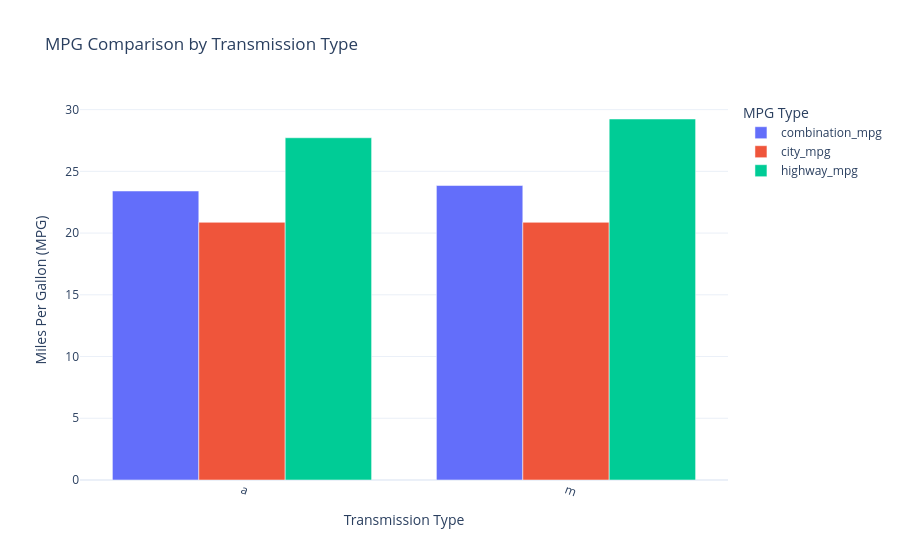

Write notebook code for a chart like this one.
### Markdown cell above
Next, we will examine the relationship between transmission type and fuel consumption efficiency

### Code cell
# Calculate the average MPG values grouped by transmission type
fuel_by_transmission = df.groupby('transmission')[['combination_mpg', 'city_mpg', 'highway_mpg']].mean().reset_index()

# Reshape the dataframe for plotting
df_melted = fuel_by_transmission.melt(id_vars='transmission', 
                                      value_vars=['combination_mpg', 'city_mpg', 'highway_mpg'],
                                      var_name='MPG Type', value_name='MPG')

# Define color scheme
blue_colors = ['#4a90e2', '#3572a5', '#204a87']

# Create an interactive bar chart with Plotly
fig = px.bar(df_melted, 
             x='transmission', 
             y='MPG', 
             color='MPG Type', 
             barmode='group',
             title='MPG Comparison by Transmission Type')

# Customize layout
fig.update_layout(
    xaxis_title="Transmission Type",
    yaxis_title="Miles Per Gallon (MPG)",
    xaxis_tickangle=20,
    template="plotly_white",
    legend_title_text="MPG Type"
)

# Show the interactive plot
fig.show()

### Figure 1 — Plotly figure (JSON) as saved in the notebook; plotly's stock layout.template omitted (floating-point values rounded to 4 significant figures)
{"data": [{"alignmentgroup": "True", "hovertemplate": "MPG Type=combination_mpg<br>transmission=%{x}<br>MPG=%{y}<extra></extra>", "legendgroup": "combination_mpg", "marker": {"color": "#636efa", "pattern": {"shape": ""}}, "name": "combination_mpg", "offsetgroup": "combination_mpg", "orientation": "v", "showlegend": true, "textposition": "auto", "type": "bar", "x": ["a", "m"], "xaxis": "x", "y": [23.41, 23.85], "yaxis": "y"}, {"alignmentgroup": "True", "hovertemplate": "MPG Type=city_mpg<br>transmission=%{x}<br>MPG=%{y}<extra></extra>", "legendgroup": "city_mpg", "marker": {"color": "#EF553B", "pattern": {"shape": ""}}, "name": "city_mpg", "offsetgroup": "city_mpg", "orientation": "v", "showlegend": true, "textposition": "auto", "type": "bar", "x": ["a", "m"], "xaxis": "x", "y": [20.87, 20.87], "yaxis": "y"}, {"alignmentgroup": "True", "hovertemplate": "MPG Type=highway_mpg<br>transmission=%{x}<br>MPG=%{y}<extra></extra>", "legendgroup": "highway_mpg", "marker": {"color": "#00cc96", "pattern": {"shape": ""}}, "name": "highway_mpg", "offsetgroup": "highway_mpg", "orientation": "v", "showlegend": true, "textposition": "auto", "type": "bar", "x": ["a", "m"], "xaxis": "x", "y": [27.72, 29.24], "yaxis": "y"}], "layout": {"barmode": "group", "legend": {"title": {"text": "MPG Type"}, "tracegroupgap": 0}, "title": {"text": "MPG Comparison by Transmission Type"}, "xaxis": {"anchor": "y", "domain": [0, 1], "tickangle": 20, "title": {"text": "Transmission Type"}}, "yaxis": {"anchor": "x", "domain": [0, 1], "title": {"text": "Miles Per Gallon (MPG)"}}}}
